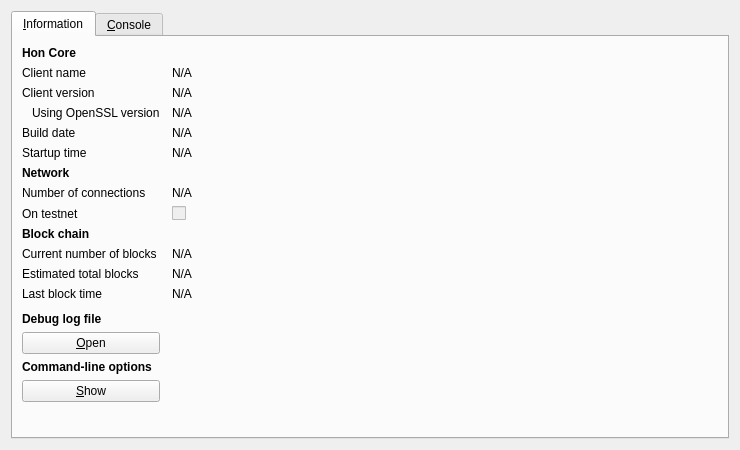
<?xml version="1.0" encoding="UTF-8"?>
<ui version="4.0">
 <class>RPCConsole</class>
 <widget class="QDialog" name="RPCConsole">
  <property name="geometry">
   <rect>
    <x>0</x>
    <y>0</y>
    <width>740</width>
    <height>450</height>
   </rect>
  </property>
  <property name="windowTitle">
   <string>Hon - Debug window</string>
  </property>
  <layout class="QVBoxLayout" name="verticalLayout_2">
   <item>
    <widget class="QTabWidget" name="tabWidget">
     <property name="currentIndex">
      <number>0</number>
     </property>
     <widget class="QWidget" name="tab_info">
      <attribute name="title">
       <string>&amp;Information</string>
      </attribute>
      <layout class="QGridLayout" name="gridLayout" columnstretch="0,1">
       <property name="horizontalSpacing">
        <number>12</number>
       </property>
       <item row="0" column="0">
        <widget class="QLabel" name="label_9">
         <property name="font">
          <font>
           <weight>75</weight>
           <bold>true</bold>
          </font>
         </property>
         <property name="text">
          <string>Hon Core</string>
         </property>
        </widget>
       </item>
       <item row="1" column="0">
        <widget class="QLabel" name="label_5">
         <property name="text">
          <string>Client name</string>
         </property>
        </widget>
       </item>
       <item row="1" column="1">
        <widget class="QLabel" name="clientName">
         <property name="cursor">
          <cursorShape>IBeamCursor</cursorShape>
         </property>
         <property name="text">
          <string>N/A</string>
         </property>
         <property name="textFormat">
          <enum>Qt::PlainText</enum>
         </property>
         <property name="textInteractionFlags">
          <set>Qt::LinksAccessibleByMouse|Qt::TextSelectableByKeyboard|Qt::TextSelectableByMouse</set>
         </property>
        </widget>
       </item>
       <item row="2" column="0">
        <widget class="QLabel" name="label_6">
         <property name="text">
          <string>Client version</string>
         </property>
        </widget>
       </item>
       <item row="2" column="1">
        <widget class="QLabel" name="clientVersion">
         <property name="cursor">
          <cursorShape>IBeamCursor</cursorShape>
         </property>
         <property name="text">
          <string>N/A</string>
         </property>
         <property name="textFormat">
          <enum>Qt::PlainText</enum>
         </property>
         <property name="textInteractionFlags">
          <set>Qt::LinksAccessibleByMouse|Qt::TextSelectableByKeyboard|Qt::TextSelectableByMouse</set>
         </property>
        </widget>
       </item>
       <item row="3" column="0">
        <widget class="QLabel" name="label_14">
         <property name="text">
          <string>Using OpenSSL version</string>
         </property>
         <property name="indent">
          <number>10</number>
         </property>
        </widget>
       </item>
       <item row="3" column="1">
        <widget class="QLabel" name="openSSLVersion">
         <property name="cursor">
          <cursorShape>IBeamCursor</cursorShape>
         </property>
         <property name="text">
          <string>N/A</string>
         </property>
         <property name="textFormat">
          <enum>Qt::PlainText</enum>
         </property>
         <property name="textInteractionFlags">
          <set>Qt::LinksAccessibleByMouse|Qt::TextSelectableByKeyboard|Qt::TextSelectableByMouse</set>
         </property>
        </widget>
       </item>
       <item row="4" column="0">
        <widget class="QLabel" name="label_12">
         <property name="text">
          <string>Build date</string>
         </property>
        </widget>
       </item>
       <item row="4" column="1">
        <widget class="QLabel" name="buildDate">
         <property name="cursor">
          <cursorShape>IBeamCursor</cursorShape>
         </property>
         <property name="text">
          <string>N/A</string>
         </property>
         <property name="textFormat">
          <enum>Qt::PlainText</enum>
         </property>
         <property name="textInteractionFlags">
          <set>Qt::LinksAccessibleByMouse|Qt::TextSelectableByKeyboard|Qt::TextSelectableByMouse</set>
         </property>
        </widget>
       </item>
       <item row="5" column="0">
        <widget class="QLabel" name="label_13">
         <property name="text">
          <string>Startup time</string>
         </property>
        </widget>
       </item>
       <item row="5" column="1">
        <widget class="QLabel" name="startupTime">
         <property name="cursor">
          <cursorShape>IBeamCursor</cursorShape>
         </property>
         <property name="text">
          <string>N/A</string>
         </property>
         <property name="textFormat">
          <enum>Qt::PlainText</enum>
         </property>
         <property name="textInteractionFlags">
          <set>Qt::LinksAccessibleByMouse|Qt::TextSelectableByKeyboard|Qt::TextSelectableByMouse</set>
         </property>
        </widget>
       </item>
       <item row="6" column="0">
        <widget class="QLabel" name="label_11">
         <property name="font">
          <font>
           <weight>75</weight>
           <bold>true</bold>
          </font>
         </property>
         <property name="text">
          <string>Network</string>
         </property>
        </widget>
       </item>
       <item row="7" column="0">
        <widget class="QLabel" name="label_7">
         <property name="text">
          <string>Number of connections</string>
         </property>
        </widget>
       </item>
       <item row="7" column="1">
        <widget class="QLabel" name="numberOfConnections">
         <property name="cursor">
          <cursorShape>IBeamCursor</cursorShape>
         </property>
         <property name="text">
          <string>N/A</string>
         </property>
         <property name="textFormat">
          <enum>Qt::PlainText</enum>
         </property>
         <property name="textInteractionFlags">
          <set>Qt::LinksAccessibleByMouse|Qt::TextSelectableByKeyboard|Qt::TextSelectableByMouse</set>
         </property>
        </widget>
       </item>
       <item row="8" column="0">
        <widget class="QLabel" name="label_8">
         <property name="text">
          <string>On testnet</string>
         </property>
        </widget>
       </item>
       <item row="8" column="1">
        <widget class="QCheckBox" name="isTestNet">
         <property name="enabled">
          <bool>false</bool>
         </property>
         <property name="text">
          <string/>
         </property>
        </widget>
       </item>
       <item row="9" column="0">
        <widget class="QLabel" name="label_10">
         <property name="font">
          <font>
           <weight>75</weight>
           <bold>true</bold>
          </font>
         </property>
         <property name="text">
          <string>Block chain</string>
         </property>
        </widget>
       </item>
       <item row="10" column="0">
        <widget class="QLabel" name="label_3">
         <property name="text">
          <string>Current number of blocks</string>
         </property>
        </widget>
       </item>
       <item row="10" column="1">
        <widget class="QLabel" name="numberOfBlocks">
         <property name="cursor">
          <cursorShape>IBeamCursor</cursorShape>
         </property>
         <property name="text">
          <string>N/A</string>
         </property>
         <property name="textFormat">
          <enum>Qt::PlainText</enum>
         </property>
         <property name="textInteractionFlags">
          <set>Qt::LinksAccessibleByMouse|Qt::TextSelectableByKeyboard|Qt::TextSelectableByMouse</set>
         </property>
        </widget>
       </item>
       <item row="11" column="0">
        <widget class="QLabel" name="label_4">
         <property name="text">
          <string>Estimated total blocks</string>
         </property>
        </widget>
       </item>
       <item row="11" column="1">
        <widget class="QLabel" name="totalBlocks">
         <property name="cursor">
          <cursorShape>IBeamCursor</cursorShape>
         </property>
         <property name="text">
          <string>N/A</string>
         </property>
         <property name="textFormat">
          <enum>Qt::PlainText</enum>
         </property>
         <property name="textInteractionFlags">
          <set>Qt::LinksAccessibleByMouse|Qt::TextSelectableByKeyboard|Qt::TextSelectableByMouse</set>
         </property>
        </widget>
       </item>
       <item row="12" column="0">
        <widget class="QLabel" name="label_2">
         <property name="text">
          <string>Last block time</string>
         </property>
        </widget>
       </item>
       <item row="12" column="1">
        <widget class="QLabel" name="lastBlockTime">
         <property name="cursor">
          <cursorShape>IBeamCursor</cursorShape>
         </property>
         <property name="text">
          <string>N/A</string>
         </property>
         <property name="textFormat">
          <enum>Qt::PlainText</enum>
         </property>
         <property name="textInteractionFlags">
          <set>Qt::LinksAccessibleByMouse|Qt::TextSelectableByKeyboard|Qt::TextSelectableByMouse</set>
         </property>
        </widget>
       </item>
       <item row="13" column="0">
        <spacer name="verticalSpacer_2">
         <property name="orientation">
          <enum>Qt::Vertical</enum>
         </property>
         <property name="sizeHint" stdset="0">
          <size>
           <width>20</width>
           <height>20</height>
          </size>
         </property>
        </spacer>
       </item>
       <item row="14" column="0">
        <widget class="QLabel" name="labelDebugLogfile">
         <property name="font">
          <font>
           <weight>75</weight>
           <bold>true</bold>
          </font>
         </property>
         <property name="text">
          <string>Debug log file</string>
         </property>
        </widget>
       </item>
       <item row="15" column="0">
        <widget class="QPushButton" name="openDebugLogfileButton">
         <property name="toolTip">
          <string>Open the Hon debug log file from the current data directory. This can take a few seconds for large log files.</string>
         </property>
         <property name="text">
          <string>&amp;Open</string>
         </property>
         <property name="autoDefault">
          <bool>false</bool>
         </property>
        </widget>
       </item>
       <item row="16" column="0">
        <widget class="QLabel" name="labelCLOptions">
         <property name="font">
          <font>
           <weight>75</weight>
           <bold>true</bold>
          </font>
         </property>
         <property name="text">
          <string>Command-line options</string>
         </property>
        </widget>
       </item>
       <item row="17" column="0">
        <widget class="QPushButton" name="showCLOptionsButton">
         <property name="toolTip">
          <string>Show the Hon-Qt help message to get a list with possible Hon command-line options.</string>
         </property>
         <property name="text">
          <string>&amp;Show</string>
         </property>
         <property name="autoDefault">
          <bool>false</bool>
         </property>
        </widget>
       </item>
       <item row="18" column="0">
        <spacer name="verticalSpacer">
         <property name="orientation">
          <enum>Qt::Vertical</enum>
         </property>
         <property name="sizeHint" stdset="0">
          <size>
           <width>20</width>
           <height>40</height>
          </size>
         </property>
        </spacer>
       </item>
      </layout>
     </widget>
     <widget class="QWidget" name="tab_console">
      <attribute name="title">
       <string>&amp;Console</string>
      </attribute>
      <layout class="QVBoxLayout" name="verticalLayout_3">
       <property name="spacing">
        <number>3</number>
       </property>
       <item>
        <widget class="QTextEdit" name="messagesWidget">
         <property name="minimumSize">
          <size>
           <width>0</width>
           <height>100</height>
          </size>
         </property>
         <property name="readOnly">
          <bool>true</bool>
         </property>
         <property name="tabKeyNavigation" stdset="0">
          <bool>false</bool>
         </property>
         <property name="columnCount" stdset="0">
          <number>2</number>
         </property>
        </widget>
       </item>
       <item>
        <layout class="QHBoxLayout" name="horizontalLayout">
         <property name="spacing">
          <number>3</number>
         </property>
         <item>
          <widget class="QLabel" name="label">
           <property name="text">
            <string notr="true">&gt;</string>
           </property>
          </widget>
         </item>
         <item>
          <widget class="QLineEdit" name="lineEdit"/>
         </item>
         <item>
          <widget class="QPushButton" name="clearButton">
           <property name="maximumSize">
            <size>
             <width>24</width>
             <height>24</height>
            </size>
           </property>
           <property name="toolTip">
            <string>Clear console</string>
           </property>
           <property name="text">
            <string/>
           </property>
           <property name="icon">
            <iconset resource="../bitcoin.qrc">
             <normaloff>:/icons/remove</normaloff>:/icons/remove</iconset>
           </property>
           <property name="shortcut">
            <string notr="true">Ctrl+L</string>
           </property>
           <property name="autoDefault">
            <bool>false</bool>
           </property>
          </widget>
         </item>
        </layout>
       </item>
      </layout>
     </widget>
    </widget>
   </item>
  </layout>
 </widget>
 <resources>
  <include location="../bitcoin.qrc"/>
 </resources>
 <connections/>
</ui>
